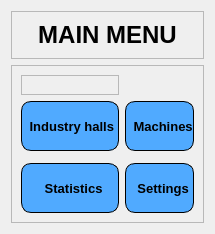
            <widget class="QWidget" name="main_menu_page">
             <layout class="QVBoxLayout" name="verticalLayout_10">
              <item>
               <widget class="QFrame" name="main_menu_label">
                <property name="maximumSize">
                 <size>
                  <width>16777215</width>
                  <height>60</height>
                 </size>
                </property>
                <property name="frameShape">
                 <enum>QFrame::StyledPanel</enum>
                </property>
                <property name="frameShadow">
                 <enum>QFrame::Raised</enum>
                </property>
                <layout class="QHBoxLayout" name="horizontalLayout_18">
                 <item>
                  <widget class="QLabel" name="label_27">
                   <property name="font">
                    <font>
                     <family>Nirmala UI</family>
                     <pointsize>18</pointsize>
                     <weight>75</weight>
                     <bold>true</bold>
                    </font>
                   </property>
                   <property name="layoutDirection">
                    <enum>Qt::LeftToRight</enum>
                   </property>
                   <property name="autoFillBackground">
                    <bool>false</bool>
                   </property>
                   <property name="text">
                    <string>MAIN MENU</string>
                   </property>
                   <property name="alignment">
                    <set>Qt::AlignCenter</set>
                   </property>
                  </widget>
                 </item>
                </layout>
               </widget>
              </item>
              <item alignment="Qt::AlignTop">
               <widget class="QFrame" name="main_menu_buttons_frame">
                <property name="frameShape">
                 <enum>QFrame::StyledPanel</enum>
                </property>
                <property name="frameShadow">
                 <enum>QFrame::Raised</enum>
                </property>
                <layout class="QGridLayout" name="gridLayout_6">
                 <item row="1" column="1">
                  <widget class="QPushButton" name="main_menu_machines_button">
                   <property name="minimumSize">
                    <size>
                     <width>0</width>
                     <height>50</height>
                    </size>
                   </property>
                   <property name="font">
                    <font>
                     <family>Nirmala UI</family>
                     <pointsize>10</pointsize>
                     <weight>75</weight>
                     <bold>true</bold>
                    </font>
                   </property>
                   <property name="styleSheet">
                    <string notr="true">QPushButton{
	background-color: rgb(80, 170, 255);
	border: 1px solid black;
	border-radius: 10px;
}
QPushButton:hover{
	background-color: #00aaff;
}</string>
                   </property>
                   <property name="text">
                    <string>  Machines</string>
                   </property>
                   <property name="icon">
                    <iconset resource="../icons.qrc">
                     <normaloff>:/prefix/icons/hardware-chip.png</normaloff>:/prefix/icons/hardware-chip.png</iconset>
                   </property>
                   <property name="iconSize">
                    <size>
                     <width>32</width>
                     <height>32</height>
                    </size>
                   </property>
                  </widget>
                 </item>
                 <item row="3" column="0">
                  <widget class="QPushButton" name="main_menu_stats_button">
                   <property name="minimumSize">
                    <size>
                     <width>0</width>
                     <height>50</height>
                    </size>
                   </property>
                   <property name="font">
                    <font>
                     <family>Nirmala UI</family>
                     <pointsize>10</pointsize>
                     <weight>75</weight>
                     <bold>true</bold>
                    </font>
                   </property>
                   <property name="styleSheet">
                    <string notr="true">QPushButton{
	background-color: rgb(80, 170, 255);
	border: 1px solid black;
	border-radius: 10px;
}
QPushButton:hover{
	background-color: #00aaff;
}</string>
                   </property>
                   <property name="text">
                    <string>  Statistics</string>
                   </property>
                   <property name="icon">
                    <iconset resource="../icons.qrc">
                     <normaloff>:/prefix/icons/analytics.png</normaloff>:/prefix/icons/analytics.png</iconset>
                   </property>
                   <property name="iconSize">
                    <size>
                     <width>32</width>
                     <height>32</height>
                    </size>
                   </property>
                  </widget>
                 </item>
                 <item row="3" column="1">
                  <widget class="QPushButton" name="main_menu_settings_button">
                   <property name="minimumSize">
                    <size>
                     <width>0</width>
                     <height>50</height>
                    </size>
                   </property>
                   <property name="font">
                    <font>
                     <family>Nirmala UI</family>
                     <pointsize>10</pointsize>
                     <weight>75</weight>
                     <bold>true</bold>
                    </font>
                   </property>
                   <property name="styleSheet">
                    <string notr="true">QPushButton{
	background-color: rgb(80, 170, 255);
	border: 1px solid black;
	border-radius: 10px;
}
QPushButton:hover{
	background-color: #00aaff;
}</string>
                   </property>
                   <property name="text">
                    <string>  Settings</string>
                   </property>
                   <property name="icon">
                    <iconset resource="../icons.qrc">
                     <normaloff>:/prefix/icons/construct.png</normaloff>:/prefix/icons/construct.png</iconset>
                   </property>
                   <property name="iconSize">
                    <size>
                     <width>32</width>
                     <height>32</height>
                    </size>
                   </property>
                  </widget>
                 </item>
                 <item row="1" column="0">
                  <widget class="QPushButton" name="main_menu_halls_button">
                   <property name="minimumSize">
                    <size>
                     <width>0</width>
                     <height>50</height>
                    </size>
                   </property>
                   <property name="font">
                    <font>
                     <family>Nirmala UI</family>
                     <pointsize>10</pointsize>
                     <weight>75</weight>
                     <bold>true</bold>
                    </font>
                   </property>
                   <property name="styleSheet">
                    <string notr="true">QPushButton{
	background-color: rgb(80, 170, 255);
	border: 1px solid black;
	border-radius: 10px;
}
QPushButton:hover{
	background-color: #00aaff;
}</string>
                   </property>
                   <property name="text">
                    <string>  Industry halls </string>
                   </property>
                   <property name="icon">
                    <iconset resource="../icons.qrc">
                     <normaloff>:/prefix/icons/factory.png</normaloff>:/prefix/icons/factory.png</iconset>
                   </property>
                   <property name="iconSize">
                    <size>
                     <width>32</width>
                     <height>32</height>
                    </size>
                   </property>
                  </widget>
                 </item>
                 <item row="0" column="0">
                  <widget class="QFrame" name="spacer">
                   <property name="minimumSize">
                    <size>
                     <width>0</width>
                     <height>20</height>
                    </size>
                   </property>
                   <property name="frameShape">
                    <enum>QFrame::StyledPanel</enum>
                   </property>
                   <property name="frameShadow">
                    <enum>QFrame::Raised</enum>
                   </property>
                  </widget>
                 </item>
                 <item row="2" column="0">
                  <widget class="QFrame" name="spacer2">
                   <property name="frameShape">
                    <enum>QFrame::StyledPanel</enum>
                   </property>
                   <property name="frameShadow">
                    <enum>QFrame::Raised</enum>
                   </property>
                  </widget>
                 </item>
                </layout>
               </widget>
              </item>
             </layout>
            </widget>
